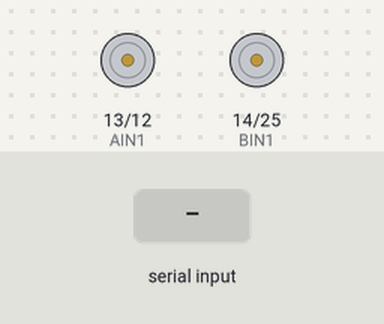
The sketch below on a simulated ESP32. Parts: motor-driver pin pairs drawn as motors (green arrow = first pin HIGH = forward, orange = second pin HIGH = backward, longer = more drive, scaled by the enable pin). The test bench sets the inputs (shaded band). Nothing arrives over Bluetooth unless stated; what the sketch prints to the serial monitor is not drawn.

Above: at 1.2 s.
1.3 s: "H" received over the second serial link
2.8 s: "I" received over the second serial link
4.3 s: "F,45\n" received over the second serial link
At 5.0 s:
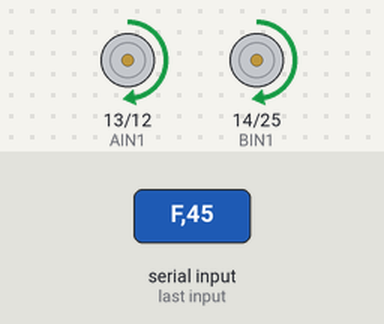
5.8 s: "B,45\n" received over the second serial link
At 6.2 s:
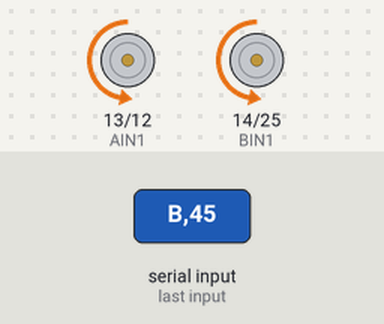
7.3 s: "R90\n" received over the second serial link
At 8.4 s:
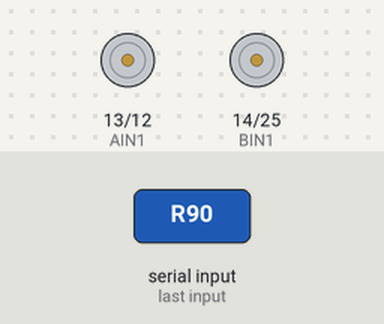
8.8 s: "R,45\n" received over the second serial link
At 9.6 s:
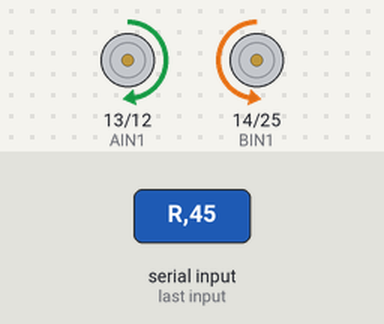
Timing chart, 0 to 11.3 s (numbered marks = the images above; inputs shaded):
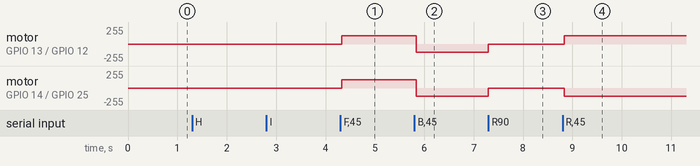

Measured:
- after the input at 4.3 s, motor on GPIO 13 (AIN1) / GPIO 12 (AIN2), motor on GPIO 14 (BIN1) / GPIO 25 (BIN2): stopped → forward 127/255 at once
- after the input at 5.8 s, motor on GPIO 13 (AIN1) / GPIO 12 (AIN2), motor on GPIO 14 (BIN1) / GPIO 25 (BIN2): forward 127/255 → backward 127/255 at once
- after the input at 7.3 s, motor on GPIO 13 (AIN1) / GPIO 12 (AIN2), motor on GPIO 14 (BIN1) / GPIO 25 (BIN2): backward 127/255 → stopped at once
- after the input at 8.8 s, motor on GPIO 13 (AIN1) / GPIO 12 (AIN2): stopped → forward 127/255 at once; motor on GPIO 14 (BIN1) / GPIO 25 (BIN2): stopped → backward 127/255 at once

The sketch:

pushbot.ino
```cpp
#include "BluetoothSerial.h"


#define PWM_A 27
#define PWM_B 26
#define AIN1 13
#define AIN2 12
#define BIN1 14
#define BIN2 25

BluetoothSerial SerialBT;


char direction = 'S';
int speedLevel = 0;

int targetPWM = 0;
int currentPWM = 0;
const int pwmStep = 20 ;
const unsigned long accelDelay = 5;
unsigned long lastAccelTime = 0;

unsigned long timeout = 300;
unsigned long lastCommandTime = 0;


void setup() {
  Serial.begin(115200);

  SerialBT.begin("Pushbot 1");
  Serial.println("Bluetooth initiated. Pair with Pushbot 1");

  pinMode(AIN1, OUTPUT);
  pinMode(AIN2, OUTPUT);
  pinMode(BIN1, OUTPUT);
  pinMode(BIN2, OUTPUT);

  ledcAttach(PWM_A,20000,8);
  ledcAttach(PWM_B,20000,8);

  stopMotors();
}

void loop() {
  if (SerialBT.available()) {
    char command = SerialBT.read();

    lastCommandTime = millis();

   if (command == 'F' || command == 'B' || command == 'R' ||
        command == 'L' || command == 'G' || command == 'H' ||
        command == 'I' || command == 'J' || command == 'S') {
      direction = command;
    }

    if ((command >= '0' && command <= '9') || command == 'q') {
      if (command == 'q') {
        speedLevel = 10;
      } else {
        speedLevel = command - '0';
      }
    }
  }

  if(millis() - lastCommandTime > timeout){
      direction ='S';
      speedLevel = 0 ;
  }

  targetPWM = map(speedLevel,0,10,0,255);
  targetPWM = constrain(targetPWM,0,255);

  if(direction == 'S'){
    targetPWM = 0;
  }

  if(millis() - lastAccelTime >= accelDelay){
    lastAccelTime = millis();

    if(currentPWM < targetPWM){
      currentPWM += pwmStep ;

      if(currentPWM > targetPWM){
        currentPWM = targetPWM;
      }
    }
    else if(currentPWM > targetPWM){
      currentPWM -= pwmStep ;

      if(currentPWM < targetPWM){
        currentPWM = targetPWM;
      }
    }

  }


  switch (direction) {
    case 'F': forward(currentPWM);
      break;
    case 'B': backward(currentPWM);
      break;
    case 'R': right(currentPWM);
      break;
    case 'L': left(currentPWM);
      break;
    case 'G': forwardLeft(currentPWM);
      break;
    case 'H': forwardRight(currentPWM);
      break;
    case 'I': backwardLeft(currentPWM);
      break;
    case 'J': backwardRight(currentPWM);
      break;
  }
}


void forward(int speed) {
  analogWrite(PWM_B, speed);
  analogWrite(PWM_A, speed);
  digitalWrite(AIN1, HIGH);
  digitalWrite(AIN2, LOW);
  digitalWrite(BIN1, HIGH);
  digitalWrite(BIN2, LOW);
}

void backward(int speed) {
  analogWrite(PWM_A, speed);
  analogWrite(PWM_B, speed);
  digitalWrite(AIN1, LOW);
  digitalWrite(AIN2, HIGH);
  digitalWrite(BIN1, LOW);
  digitalWrite(BIN2, HIGH);
}

void right(int speed) {
  analogWrite(PWM_A, speed);
  analogWrite(PWM_B, speed);
  digitalWrite(AIN1, HIGH);
  digitalWrite(AIN2, LOW);
  digitalWrite(BIN1, LOW);
  digitalWrite(BIN2, HIGH);
}

void left(int speed) {
  analogWrite(PWM_A, speed);
  analogWrite(PWM_B, speed);
  digitalWrite(AIN1, LOW);
  digitalWrite(AIN2, HIGH);
  digitalWrite(BIN1, HIGH);
  digitalWrite(BIN2, LOW);
}

void forwardRight(int speed) {
  analogWrite(PWM_A, speed);
  analogWrite(PWM_B, speed / 2);
  digitalWrite(AIN1, HIGH);
  digitalWrite(AIN2, LOW);
  digitalWrite(BIN1, HIGH);
  digitalWrite(BIN2, LOW);
}

void forwardLeft(int speed) {
  analogWrite(PWM_A, speed / 2);
  analogWrite(PWM_B, speed);
  digitalWrite(AIN1, HIGH);
  digitalWrite(AIN2, LOW);
  digitalWrite(BIN1, HIGH);
  digitalWrite(BIN2, LOW);
}

void backwardRight(int speed) {
  analogWrite(PWM_A, speed);
  analogWrite(PWM_B, speed / 2);
  digitalWrite(AIN1, LOW);
  digitalWrite(AIN2, HIGH);
  digitalWrite(BIN1, LOW);
  digitalWrite(BIN2, HIGH);
}

void backwardLeft(int speed) {
  analogWrite(PWM_A, speed / 2);
  analogWrite(PWM_B, speed);
  digitalWrite(AIN1, LOW);
  digitalWrite(AIN2, HIGH);
  digitalWrite(BIN1, LOW);
  digitalWrite(BIN2, HIGH);
}

void stopMotors() {
  analogWrite(PWM_A, 0);
  analogWrite(PWM_B, 0);
  digitalWrite(AIN1, LOW);
  digitalWrite(AIN2, LOW);
  digitalWrite(BIN1, LOW);
  digitalWrite(BIN2, LOW);
}
```
